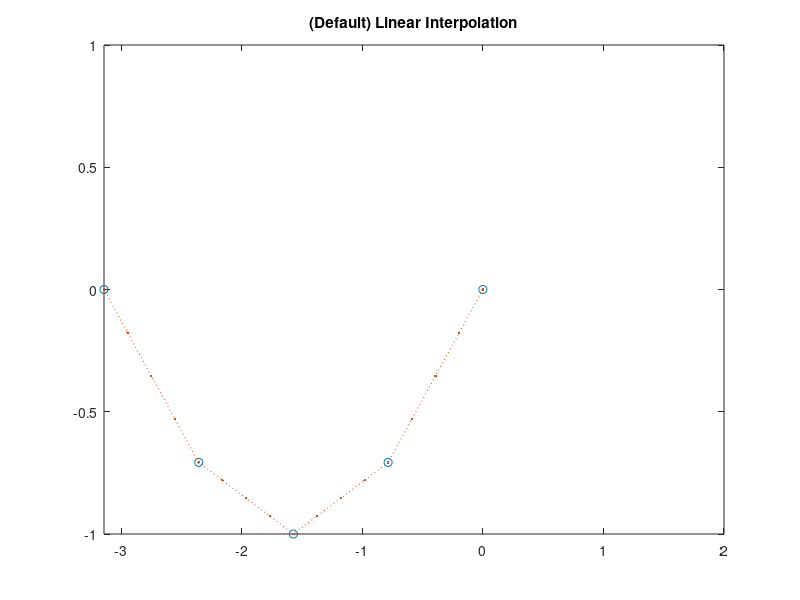

The MATLAB source for this figure:
x = 0:-pi/4:-1.5*pi; 
v = sin(x);
xq = 0:-pi/16:-1.5*pi;

vq1 = interp1(x,v,xq);
figure
plot(x,v,'o',xq,vq1,':.');
xlim([-pi 2]);
title('(Default) Linear Interpolation');